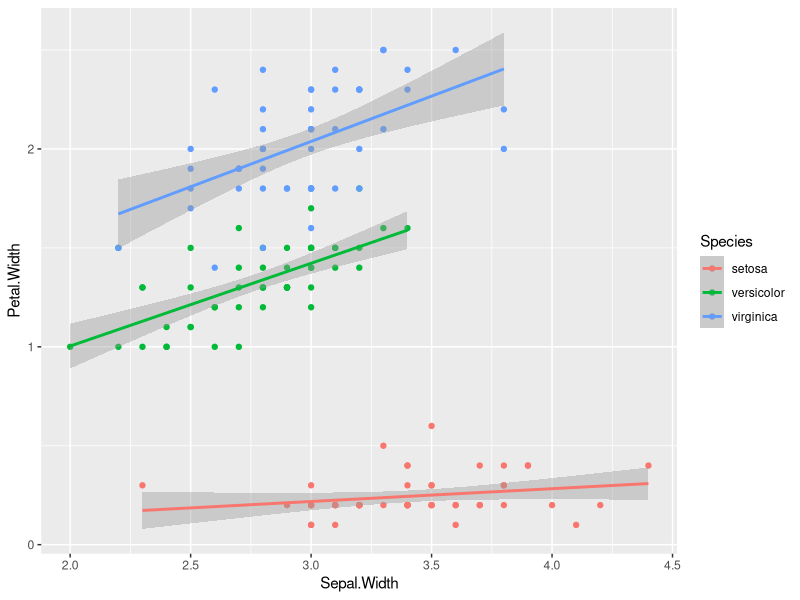

The R source for this figure:
library(ggplot2)

my_plot <- ggplot(iris, aes(x = Sepal.Width, y = Petal.Width, col = Species)) +
           geom_point() + geom_smooth(method = 'lm')
